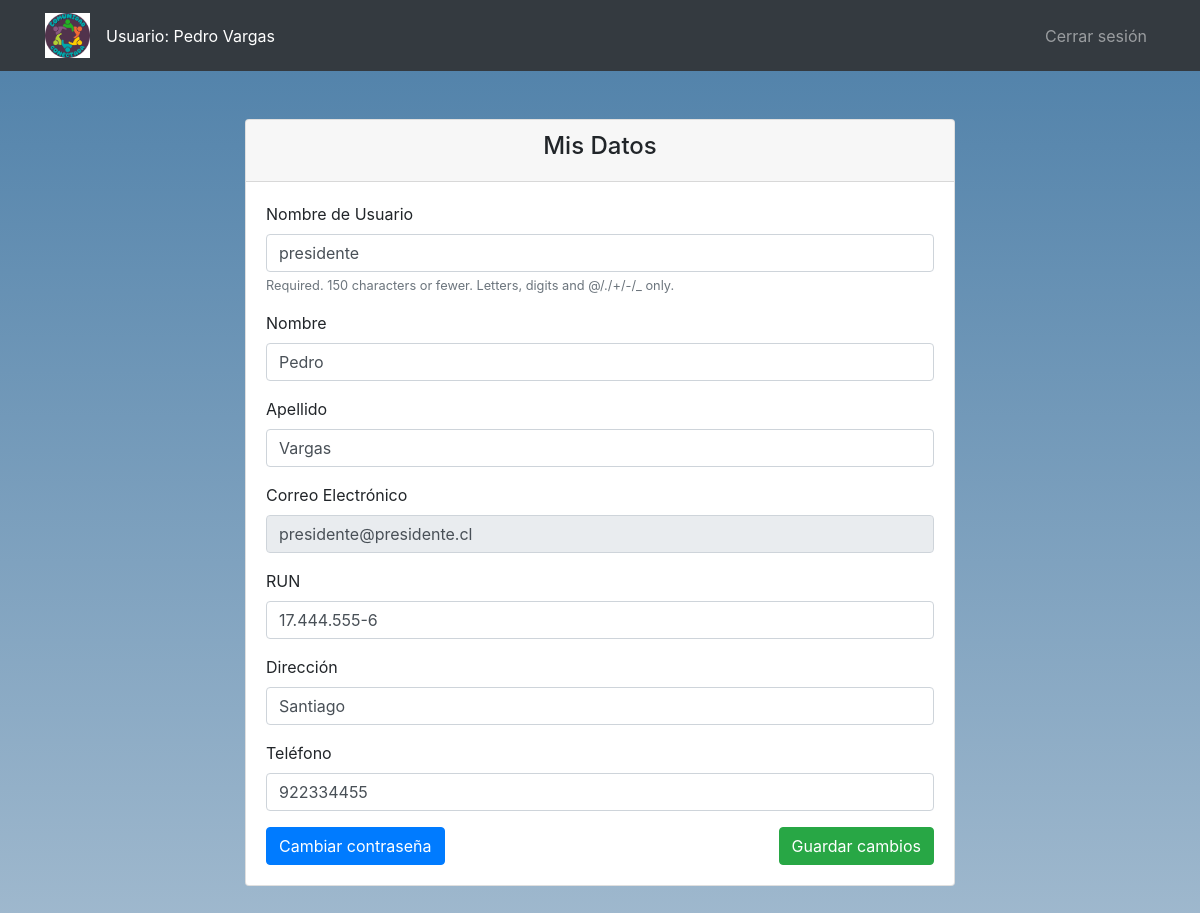
Before: /perfil/ (signed in) with the older database file.
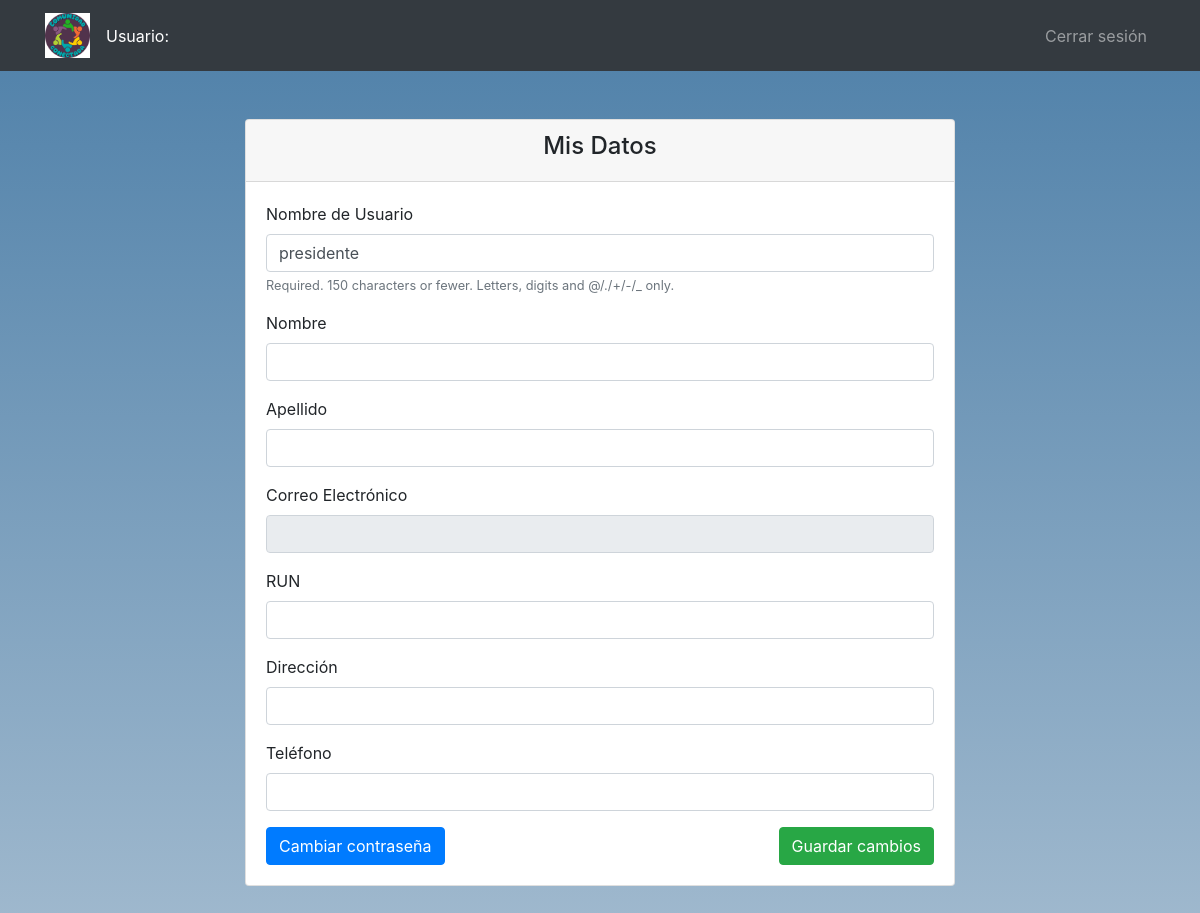
After: the same page with the newer database file.
### core/models.py (models this page shows)
class CustomUser(AbstractUser):
    cargo = models.CharField(max_length=100, blank=True, null=True)
    run = models.CharField(max_length=20, blank=True, null=True)
    direccion = models.CharField(max_length=255, blank=True, null=True)
    telefono = models.CharField(max_length=20, blank=True, null=True)
    fecha_nacimiento = models.DateField(blank=True, null=True)

### core/views.py (the view)
@login_required
def perfil(request):
    user = request.user
    if request.method == 'POST':
        form = PerfilForm(request.POST, instance=user)
        if form.is_valid():
            username = form.cleaned_data['username']
            if CustomUser.objects.filter(username=username).exclude(id=user.id).exists():
                form.add_error('username', 'El nombre de usuario ya está en uso. Por favor, elige otro.')
                messages.error(request, 'El nombre de usuario ya está en uso. Por favor, elige otro.', extra_tags='perfil')
                return render(request, 'perfil.html', {'form': form, 'password_form': CustomPasswordChangeForm(user)})
            run = form.cleaned_data['run']
            if SolicitudInscripcion.objects.filter(run=run).exists():
                form.add_error('run', 'El RUN ya está registrado. Por favor, ingresa otro.')
                messages.error(request, 'El RUN ya está registrado. Por favor, ingresa otro.', extra_tags='perfil')
                return render(request, 'perfil.html', {'form': form, 'password_form': CustomPasswordChangeForm(user)})
            form.save()
            messages.success(request, '¡Tu perfil ha sido actualizado!', extra_tags='perfil')
            return redirect('perfil')
        else:
            messages.error(request, 'Por favor corrige los errores en el formulario.', extra_tags='perfil')
    else:
        if user.groups.filter(name='Directivo').exists():
            form = PerfilForm(instance=user, disable_email=True)
        else:
            form = PerfilForm(instance=user)
    password_form = CustomPasswordChangeForm(user)
    return render(request, 'perfil.html', {'form': form, 'password_form': password_form})

### core/forms.py
class CustomPasswordChangeForm(PasswordChangeForm):
    old_password = forms.CharField(
        label="Contraseña Actual",
        widget=forms.PasswordInput(attrs={'class': 'form-control'})
    )
    new_password1 = forms.CharField(
        label="Nueva Contraseña",
        widget=forms.PasswordInput(attrs={'class': 'form-control'})
    )
    new_password2 = forms.CharField(
        label="Confirmar Nueva Contraseña",
        widget=forms.PasswordInput(attrs={'class': 'form-control'})
    )
    class Meta:
        model = CustomUser
        fields = ['old_password', 'new_password1', 'new_password2']
    def __init__(self, *args, **kwargs):
        super().__init__(*args, **kwargs)
        self.fields['old_password'].widget.attrs.update({'class': 'form-control'})
        self.fields['new_password1'].widget.attrs.update({'class': 'form-control'})
        self.fields['new_password2'].widget.attrs.update({'class': 'form-control'})

### core/templates/perfil.html (shortened to what this page needs)
{% extends 'base.html' %}
{% block content %}
<div class="container mt-5 mb-5">
  <div class="row justify-content-center">
    <div class="col-md-8">
      <div class="card">
        <div class="card-header text-center">
          <h4>Mis Datos</h4>
        </div>
        <div class="card-body">
          <form method="POST">
            {% for field in form %}
              <div class="form-group">
                <label for="{{ field.id_for_label }}">{{ field.label }}</label>
                {{ field }}
                {% if field.help_text %}
                  <small class="form-text text-muted">{{ field.help_text }}</small>
                {% endif %}
              </div>
            {% endfor %}
            <div class="d-flex justify-content-between">
              <button type="button" class="btn btn-primary" data-toggle="modal" data-target="#changePasswordModal">Cambiar contraseña</button>
              <button type="submit" class="btn btn-success">Guardar cambios</button>
            </div>
          </form>
        </div>
      </div>
    </div>
  </div>
</div>
{% endblock content %}

### core/templates/base.html (shortened to what this page needs)
{% load static %}
<!DOCTYPE html>
<html lang="es">
<head>
  <link rel="stylesheet" href="{% static 'css/style.css' %}">
  <link rel="stylesheet" href="https://stackpath.bootstrapcdn.com/bootstrap/4.5.2/css/bootstrap.min.css">
  <link rel="stylesheet" href="https://cdnjs.cloudflare.com/ajax/libs/font-awesome/5.15.3/css/all.min.css">
</head>
<body>
<nav class="navbar navbar-expand-lg navbar-dark bg-dark">
  <div class="container">
    <a class="navbar-brand" href="{% url 'inicio' %}">
      <img src="{% static 'images/logo.png' %}" alt="Logo" style="width: 45px;">
    </a>
    <div class="collapse navbar-collapse" id="navbarNav">
      <ul class="navbar-nav mr-auto">
        {% if user.is_authenticated %}
          <li class="nav-item">
            <span class="navbar-text text-white mr-3">Usuario: {{ user.first_name }} {{ user.last_name }}</span>
          </li>
        {% endif %}
      </ul>
      <ul class="navbar-nav ml-auto">
        {% if user.is_authenticated %}
          <li class="nav-item">
            <a class="nav-link" href="{% url 'cerrar_sesion' %}">Cerrar sesión</a>
          </li>
        {% endif %}
      </ul>
    </div>
  </div>
</nav>
<div class="container mt-5">
  {% block content %}
  {% endblock content %}
</div>
</body>
</html>

Changed rows visible on the page:
changed CustomUser "presidente": first_name "Pedro" → (not shown); last_name "Vargas" → (not shown); email "presidente@presidente.cl" → (not shown); run "17.444.555-6" → (not shown); direccion "Santiago" → (not shown); telefono "922334455" → (not shown)
